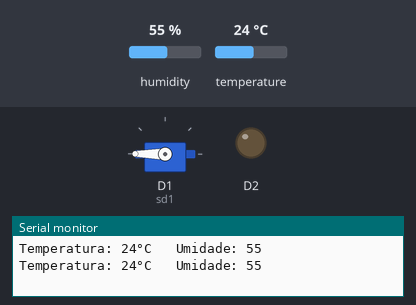
Simulated run of this sketch. Board: ESP8266 (NodeMCU). Shown: servo, output pins drawn as LEDs (lit = HIGH), the last lines printed to the serial monitor. Inputs (shaded band) come from the test bench; at power-on: temperature 24 °C, humidity 55 %.

Above: at 3.8 s.
3.9 s: temperature set to 26 °C
At 8.3 s:
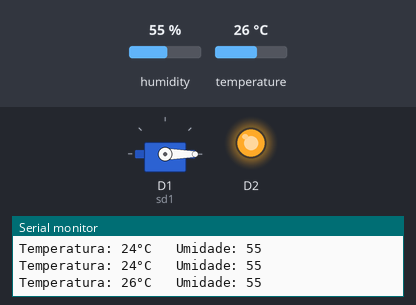
11.5 s: temperature set to 12 °C
At 14.6 s:
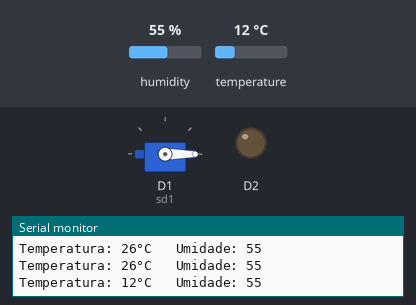
19.3 s: temperature set to 28 °C
At 21.9 s:
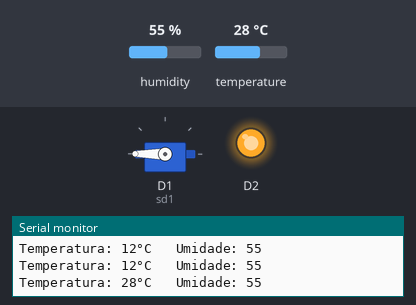
Timing chart, 0 to 32.7 s (numbered marks = the images above; inputs shaded):
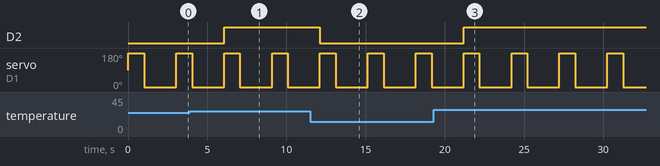

Measured:
- the behaviour switches between 24 and 25 °C on temperature (found by bisection; images 0 and 1)
- after the input at 3.9 s, D2: LOW → HIGH after 2.2 s
- after the input at 11.5 s, D2: HIGH → LOW after 0.62 s
- after the input at 19.3 s, D2: LOW → HIGH after 1.9 s
- by itself, servo on D1 (sd1): alternates 180° for 1.0 s and 0° for 2.0 s

The sketch:

temperaturaOAC.ino
```cpp
#include "DHT.h"
#include "Servo.h"
#define DHTPIN D3
#define DHTTYPE DHT11
DHT dht(DHTPIN, DHTTYPE);
Servo sd1;

void serv() {
  // put your main code here, to run repeatedly:
  sd1.write(180);
  delay(1000);
  sd1.write(-180);
  delay(1000);
}

//void abrir(){
  //sd1.write(180);

//}
//void fechar(){
  //sd1.write(-180);

//}
int umidade;
int temperatura;


void setup() {
  sd1.attach(D1);
  Serial.begin(115200);
  dht.begin();
  pinMode(D2, OUTPUT);

}
void loop(){
  medirTempUmi();
  serv();
  delay(1000);
}
void medirTempUmi(){
  umidade = dht.readHumidity();
  temperatura = dht.readTemperature(false);

  if(isnan(temperatura) || isnan(umidade)){
   Serial.println("Falhou");
  }else{
    if(temperatura >= 25){
      digitalWrite(D2, HIGH);
    }else {
      digitalWrite(D2, LOW);
    }
    Serial.print("Temperatura: ");
    Serial.print(temperatura);
    Serial.print("°C");
    Serial.print("   ");
    Serial.print("Umidade: ");
    Serial.println(umidade);
   }
}
```
